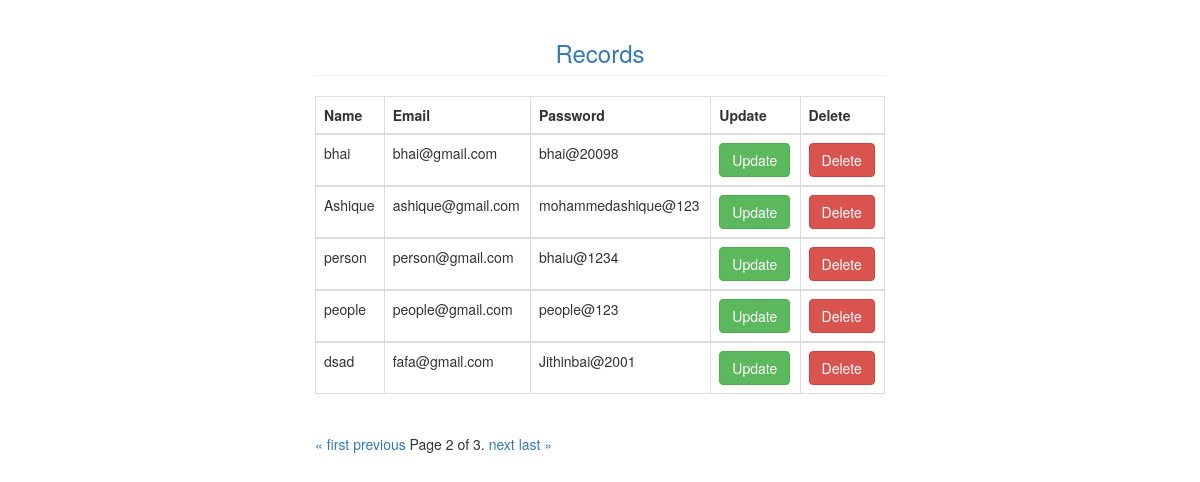
Page /showtable?page=2 on the committed database.
### newform/models.py (models this page shows, shortened)
class people(models.Model):
    Name=models.CharField(max_length=20,default="")
    Mail=models.CharField(max_length=20,default="")
    password=models.CharField(max_length=20,default="")

### newform/views.py (the view)
# urls.py: path('showtable',views.showtable,name='showtable'),
def showtable(request):
    mydata=people.objects.all()
    paginator = Paginator(mydata,5)  # Show 5 records per page.
    page_number = request.GET.get("page")
    page_obj = paginator.get_page(page_number)
    return render(request, "showtable.html", {"page_obj": page_obj})

### newform/templates/showtable.html (shortened to what this page needs)
<!DOCTYPE html>
<html lang="en">
<head>
    {% load static %}
    <link rel="stylesheet" href="{% static 'bootstrap/css/bootstrap.min.css' %}">
</head>
<body>
    <div class="col-md-offset-3 col-md-6">
        {% if page_obj %}
        <h3 class="page-header text-primary text-center">Records</h3>
        <table class="table table-bordered">
            <thead>
                <tr>
                    <th>Name</th>
                    <th>Email</th>
                    <th>Password</th>
                    <th>Update</th>
                    <th>Delete</th>
                </tr>
            </thead>
            {% for data in page_obj%}
            <tbody>
                <tr>
                    <td>{{data.Name}}</td>
                    <td>{{data.Mail}}</td>
                    <td>{{data.password}}</td>
                    <td><a class="btn btn-success" href="updateData/{{data.id}}">Update</a></td>
                    <td><a class="btn btn-danger" href="deleteData/{{data.id}}">Delete</a></td>
                </tr>
            </tbody>
            {% endfor %}
        </table>
        <div class="pagination">
            <span class="step-links">
                {% if page_obj.has_previous %}
                    <a href="?page=1">&laquo; first</a>
                    <a href="?page={{ page_obj.previous_page_number }}">previous</a>
                {% endif %}
                <span class="current">
                    Page {{ page_obj.number }} of {{ page_obj.paginator.num_pages }}.
                </span>
                {% if page_obj.has_next %}
                    <a href="?page={{ page_obj.next_page_number }}">next</a>
                    <a href="?page={{ page_obj.paginator.num_pages }}">last &raquo;</a>
                {% endif %}
            </span>
        </div>
        {% endif %}
    </div>
</body>
</html>

### rows in the picture
people: Name "bhai", Mail "bhai@gmail.com", password "bhai@20098"
people: Name "Ashique", Mail "ashique@gmail.com", password "mohammedashique@123"
people: Name "person", Mail "person@gmail.com", password "bhaiu@1234"
people: Name "people", Mail "people@gmail.com", password "people@123"
people: Name "dsad", Mail "fafa@gmail.com", password "Jithinbai@2001"

### other values in the picture
{{ page_obj.number }} "2"
{{ page_obj.paginator.num_pages }} "3"
